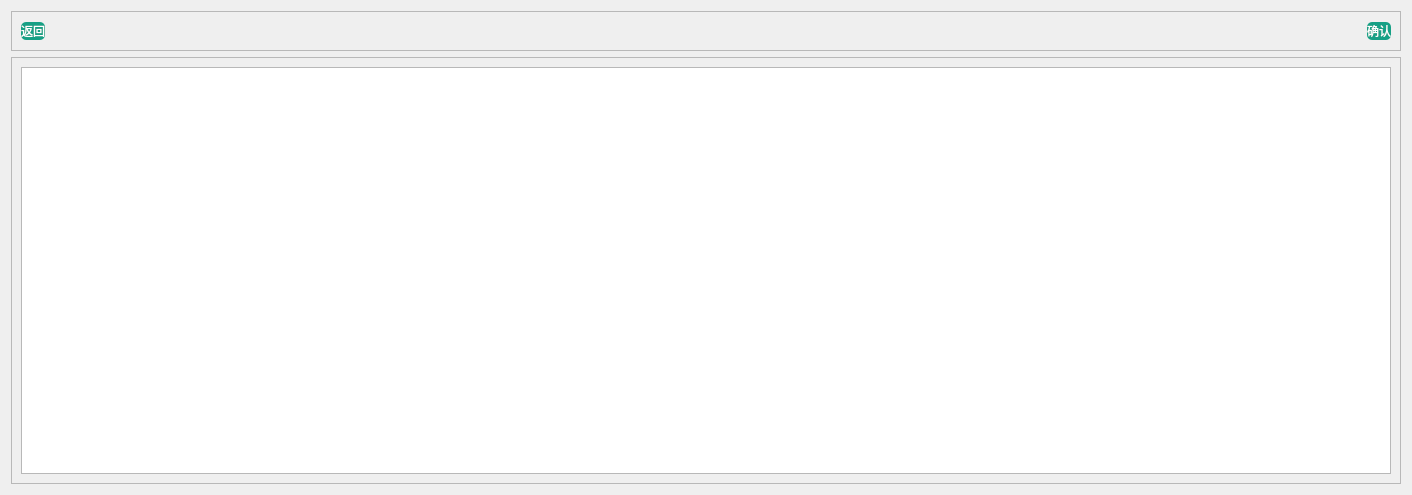
<?xml version="1.0" encoding="UTF-8"?>
<ui version="4.0">
 <class>zgnep_courseEdit</class>
 <widget class="QWidget" name="zgnep_courseEdit">
  <property name="geometry">
   <rect>
    <x>0</x>
    <y>0</y>
    <width>1412</width>
    <height>495</height>
   </rect>
  </property>
  <property name="windowTitle">
   <string>Form</string>
  </property>
  <layout class="QGridLayout" name="gridLayout" rowstretch="1,11">
   <item row="0" column="0">
    <widget class="QFrame" name="frame">
     <property name="frameShape">
      <enum>QFrame::StyledPanel</enum>
     </property>
     <property name="frameShadow">
      <enum>QFrame::Raised</enum>
     </property>
     <layout class="QHBoxLayout" name="horizontalLayout">
      <item>
       <widget class="QPushButton" name="pushButton">
        <property name="styleSheet">
         <string notr="true">background:#16A085;color:#FFFFFF;border-radius:5px;</string>
        </property>
        <property name="text">
         <string>返回</string>
        </property>
       </widget>
      </item>
      <item>
       <spacer name="horizontalSpacer">
        <property name="orientation">
         <enum>Qt::Horizontal</enum>
        </property>
        <property name="sizeHint" stdset="0">
         <size>
          <width>1199</width>
          <height>20</height>
         </size>
        </property>
       </spacer>
      </item>
      <item>
       <widget class="QPushButton" name="pushButton_2">
        <property name="styleSheet">
         <string notr="true">background:#16A085;color:#FFFFFF;border-radius:5px;</string>
        </property>
        <property name="text">
         <string>确认</string>
        </property>
       </widget>
      </item>
     </layout>
    </widget>
   </item>
   <item row="1" column="0">
    <widget class="QFrame" name="frame_2">
     <property name="frameShape">
      <enum>QFrame::StyledPanel</enum>
     </property>
     <property name="frameShadow">
      <enum>QFrame::Raised</enum>
     </property>
     <layout class="QGridLayout" name="gridLayout_2">
      <item row="0" column="0">
       <widget class="QTableView" name="tableView"/>
      </item>
     </layout>
    </widget>
   </item>
  </layout>
 </widget>
 <resources/>
 <connections/>
</ui>
